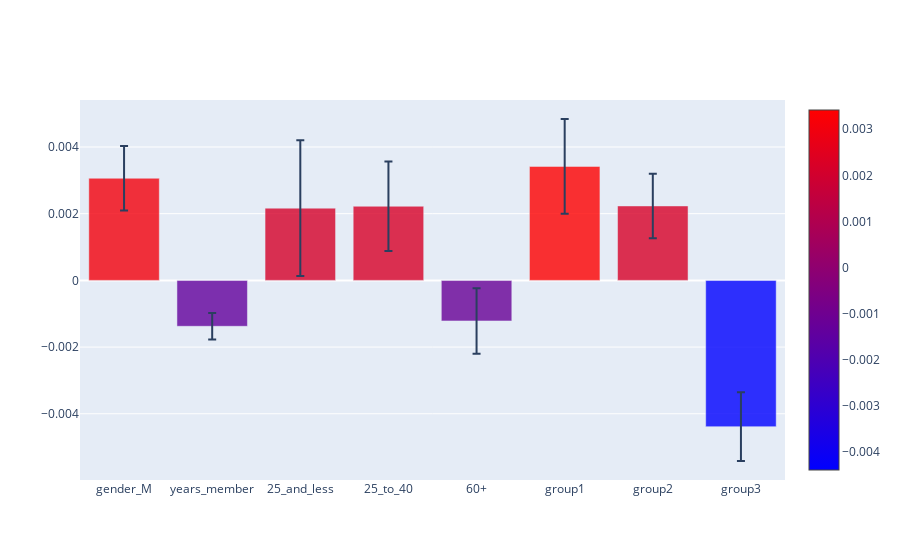

Notebook cell for this chart:
### Code cell
lm_results_sig = lm_results[lm_results['pvalues'] < 0.05]
plot_sig_results(lm_results_sig)

### Figure 1 — Plotly figure (JSON) as saved in the notebook; plotly's stock layout.template omitted (floating-point values rounded to 4 significant figures)
{"data": [{"error_y": {"array": [0.0009666, 0.0003987, 0.002037, 0.001344, 0.000982, 0.001422, 0.0009655, 0.00103], "type": "data", "visible": true}, "marker": {"color": [0.003062, -0.001377, 0.002166, 0.002223, -0.001216, 0.003417, 0.002232, -0.004386], "colorscale": [[0, "rgb(0,0,255)"], [1, "rgb(255,0,0)"]], "opacity": 0.8, "showscale": true}, "name": "Ratings_Score_Top_Coef", "type": "bar", "x": ["gender_M", "years_member", "25_and_less", "25_to_40", "60+", "group1", "group2", "group3"], "y": [0.003062, -0.001377, 0.002166, 0.002223, -0.001216, 0.003417, 0.002232, -0.004386]}], "layout": {}}
